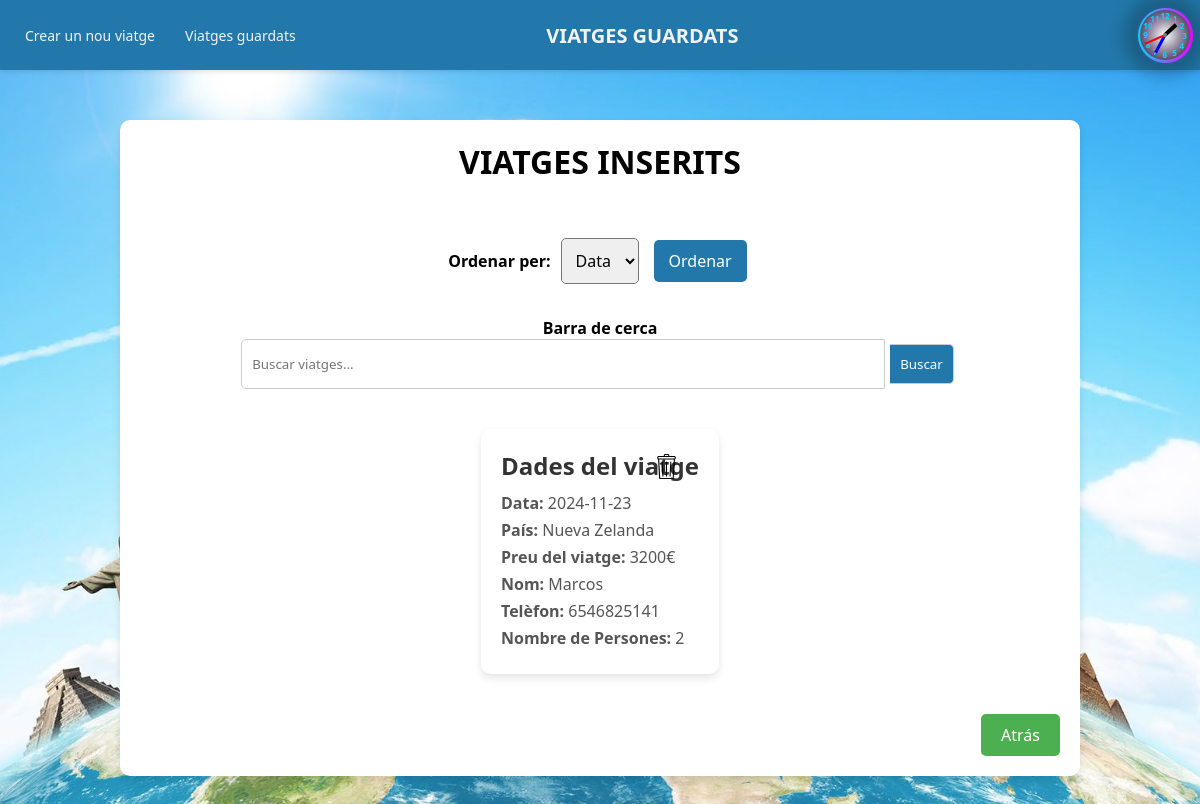
The page /index.php?pagina=ViatgesGuardats on the database its author committed.
### tables this page shows
CREATE TABLE `informacio_viatge` (
  `Data` date NOT NULL,
  `continent` varchar(50) NOT NULL,
  `pais` varchar(50) NOT NULL,
  `preu_persona` int(11) NOT NULL,
  `preu_viatge` int(11) NOT NULL,
  `Nom` varchar(30) NOT NULL,
  `Telefon` varchar(13) NOT NULL,
  `Persones` varchar(50) NOT NULL,
  `Descompte` tinyint(1) NOT NULL,
  `Id` int(11) NOT NULL
);

CREATE TABLE `paises` (
  `id_pais` int(11) NOT NULL,
  `nombre_pais` varchar(100) NOT NULL,
  `id_continente` int(11) DEFAULT NULL,
  `precio_por_persona` decimal(10,2) NOT NULL,
  `foto` varchar(255) NOT NULL
);

### Model/Model.php (called while the page is built, shortened)
<?php
    require_once __DIR__ . '/../conexion.php';
    function viatges($ordenar,$search) {
        global $conn;
        $query = "SELECT * FROM informacio_viatge";
        if ($ordenar == 'fecha') {
            $query .= " ORDER BY Data";
        } elseif ($ordenar == 'pais') {
            $query .= " ORDER BY pais";
        }
        $statement = $conn->prepare($query);
        $statement->execute();
        $resultado = $statement->fetchAll();
        $viatges = [];
        foreach ($resultado as $row) {
            $viatges[] = [
                'data' => $row['Data'],
                'continent' => $row['continent'],
                'pais' => $row['pais'],
                'preu_persona' => $row['preu_persona'],
                'preu_viatge' => $row['preu_viatge'],
                'nom' => $row['Nom'],
                'telef' => $row['Telefon'],
                'persones' => $row['Persones'],
                'descompte' => $row['Descompte'],
                'Id' => $row['Id']
            ];
        }
        return $viatges;
    }
    function obtenerNombrePaisPorId($pais_id) {
        global $conn;
        $query = "SELECT nombre_pais FROM paises WHERE id_pais = :pais_id";
        $statement = $conn->prepare($query);
        $statement->execute([':pais_id'=> $pais_id]);
        $resultado = $statement->fetch(PDO::FETCH_ASSOC);
        if ($resultado) {
            return $resultado['nombre_pais'];
        } else {
            return null;
        }
    }
    function obtenerRutaImagenPorId($nombre_pais) {
        global $conn;
        $query = "SELECT foto FROM paises WHERE nombre_pais = :nombre_pais";
        $statement = $conn->prepare($query);
        $statement->execute([':nombre_pais' => $nombre_pais]);
        $resultado = $statement->fetch(PDO::FETCH_ASSOC);
        if ($resultado) {
            return $resultado['foto'];
        } else {
            return null;
        }
    }
?>

### Controlador/viatgesInserits.php (the view, shortened to what this page needs)
<?php
require_once 'Model/Model.php';
function mostrarViajes()
{
    $htmlViatges = '<div class="contenedor-viajes">';
    $ordenar = isset($_GET['ordenar']) ? $_GET['ordenar'] : 'fecha';
    $search = isset($_GET['search']) ? $_GET['search'] : '';
    $viajes = viatges($ordenar, $search);
    foreach ($viajes as $viaje) {
        $fecha = htmlspecialchars($viaje['data']);
        $pais = htmlspecialchars($viaje['pais']);
        $nombrePais = obtenerNombrePaisPorId($pais);
        $precio = htmlspecialchars($viaje['preu_viatge']);
        $nombre = htmlspecialchars($viaje['nom']);
        $telefono = htmlspecialchars($viaje['telef']);
        $numPersonas = htmlspecialchars($viaje['persones']);
        $Id = htmlspecialchars($viaje['Id']);
        $rutaImagen = obtenerRutaImagenPorId($pais);
        $htmlViatges .= '<div class="carta-viaje">';
        $htmlViatges .= '<form action="index.php" method="POST" style="display: inline;" class="form-eliminar">';
        $htmlViatges .= '<input type="hidden" name="pagina" value="Eliminar">';
        $htmlViatges .= '<input type="hidden" name="id_viatge" value="' . $Id . '">';
        $htmlViatges .= '<button type="button" class="boton-eliminar" data-id="' . $Id . '">';
        $htmlViatges .= '<img src="./Vista/imagenes/assets/trash.svg" alt="Eliminar" class="icono-eliminar">';
        $htmlViatges .= '</button>';
        $htmlViatges .= '</form>';
        $htmlViatges .= '<h2>Dades del viatge</h2>';
        $htmlViatges .= '<p><strong>Data:</strong> ' . $fecha . '</p>';
        if ($nombrePais) {
            $htmlViatges .= '<p><strong>País:</strong> ' . $nombrePais . '</p>';
        } else {
            $htmlViatges .= '<p><strong>País:</strong> ' . $pais . '</p>';
        }
        $htmlViatges .= '<p><strong>Preu del viatge:</strong> ' . $precio . '€</p>';
        $htmlViatges .= '<p><strong>Nom:</strong> ' . $nombre . '</p>';
        $htmlViatges .= '<p><strong>Telèfon:</strong> ' . $telefono . '</p>';
        $htmlViatges .= '<p><strong>Nombre de Persones:</strong> ' . $numPersonas . '</p>';
        $htmlViatges .= '</div>';
    }
    $htmlViatges .= '</div>';
    return $htmlViatges;
}

### index.php (shortened to what this page needs)
<?php
if ($_SERVER['REQUEST_METHOD'] === 'GET') {
    $opcion = isset($_GET['pagina']) ? $_GET['pagina'] : 'NouViatge';
     switch ($opcion) {
        case 'ViatgesGuardats':
            require_once 'Controlador/viatgesInserits.php';
            include 'Vista/viatgesInserits.php';
            break;
    }
}

### Vista/header.php (shortened to what this page needs)
<!DOCTYPE html>
<html lang="cat">
<head>
    <link rel="stylesheet" href="Vista/Estilos/header.css">
</head>
<body>
    <nav class="navbar">
        <div class="navbar-left">
                <a href="index.php?pagina=NouViatge">Crear un nou viatge</a>
                <a href="index.php?pagina=ViatgesGuardats">Viatges guardats</a>
        </div>
        <div class="navbar-center">
            <span class="fixed-title"><?php
            $page = isset($_GET['pagina']) ? $_GET['pagina'] : 'NouViatge';
            switch($page){
                case "ViatgesGuardats":
                    echo "VIATGES GUARDATS";
                    break;
            } ?></span>
        </div>
        <div class="reloj">
        <div class="numero" style="--n:1"><b>1</b></div>
        <div class="numero" style="--n:2"><b>2</b></div>
        <div class="numero" style="--n:3"><b>3</b></div>
        <div class="numero" style="--n:4"><b>4</b></div>
        <div class="numero" style="--n:5"><b>5</b></div>
        <div class="numero" style="--n:6"><b>6</b></div>
        <div class="numero" style="--n:7"><b>7</b></div>
        <div class="numero" style="--n:8"><b>8</b></div>
        <div class="numero" style="--n:9"><b>9</b></div>
        <div class="numero" style="--n:10"><b>10</b></div>
        <div class="numero" style="--n:11"><b>11</b></div>
        <div class="numero" style="--n:12"><b>12</b></div>
        <div class="horas" id="horas"></div>
        <div class="min" id="min"></div>
        <div class="seg" id="seg"></div>
        <div class="centro"></div>
    </div>
    </nav>
</body>
</html>

### Vista/viatgesInserits.php (shortened to what this page needs)
<?php
include 'header.php';
?>
<!DOCTYPE html>
<html lang="cat">
<head>
    <link rel="stylesheet" href="Vista/Estilos/viatgesInserits.css">
</head>
<body>
    <div class="contenedor-central">
        <h1>VIATGES INSERITS</h1><br>
        <form method="GET" action="index.php" class="formulario-ordenacion">
            <label for="ordenar">Ordenar per:</label>
            <select name="ordenar" id="ordenar">
                <option value="fecha">Data</option>
            </select>
            <button type="submit">Ordenar</button>
        </form>
        <h4>Barra de cerca</h4>
        <form class="search-form" action="" method="GET">
            <input type="text" name="search" class="search-input" placeholder="Buscar viatges..." value="<?= isset($_GET['search']) ? $_GET['search'] : ''; ?>">
            <button type="submit" class="search-button">Buscar</button>
        </form>
        <form class="contenedor-imagenes" method="POST" action="index.php?pagina=Eliminar">
            <?= mostrarViajes() ?>
            <button class="boton-atras" onclick="window.location.href='index.php?pagina=Formulari'">Atrás</button>
        </form>
    </div>
</body>
</html>

### Vista/Estilos/header.css (style rules this page uses)
.navbar { display: flex; justify-content: space-between; align-items: center; background-color: #2278aa; padding: 10px; width: 100%; position: fixed; top: 0; left: 0; z-index: 1000; box-shadow: 0 2px 4px rgba(0, 0, 0, 0.1); }
.navbar a { color: #f2f2f2; padding: 10px 15px; text-decoration: none; font-size: 14px; }
.navbar-left, .navbar-center { display: flex; align-items: center; }
.navbar-center { flex-grow: 1; justify-content: center; text-align: center; }
.fixed-title { margin-right: 20%; font-size: 20px; font-weight: bold; color: #f2f2f2; position: relative; }
.reloj { width: 50px; height: 50px; position: relative; background-color: lightgray; border-radius: 50%; display: flex; justify-content: center; align-items: center; background: radial-gradient(circle,#ffffff,#000d1a); }
.reloj::before { content: ""; width: 55px; height: 55px; position: absolute; border-radius: 50%; background: linear-gradient(to right,#00d9ff,#ee00ff); box-shadow: 0 0 15px 15px rgba(0, 0 ,0 , 0.2); z-index: -1; }
.numero { transform: rotate(calc(30deg *var(--n))); position: absolute; text-align: center; inset: 0px; font-size: 8px; color: #00d9ff; text-shadow: 0 0 12px #ee00ff; }
.numero b { transform: rotate(calc(-30deg * var(--n))); display: inline-block; }
.centro { position: absolute; width: 4px; height: 4px; background-color: gray; border-radius: 50%; }
.horas, .min, .seg { --rotate: 0; position: absolute; left: 50%; bottom: 50%; transform: translate(-50%) rotate(calc(var(--rotate) * 1deg)); transform-origin: bottom; }
.horas { width: 4px; height: 15px; background-color: black; }
.min { width: 3px; height: 20px; background-color: blue; }
.seg { width: 2px; height: 22px; background-color: red; }

### Vista/Estilos/viatgesInserits.css (style rules this page uses)
body { font-family: Arial, sans-serif; margin: 0; padding-top: 60px; background-image: url(../../Vista/imagenes/fotosEjemplos/background.jpg); background-size: cover; background-position: center; background-attachment: fixed; }
* { box-sizing: border-box; margin: 0; padding: 0; font-family: 'Segoe UI', Tahoma, Geneva, Verdana, sans-serif; }
.contenedor-central { width: 80%; max-width: 1000px; margin: 5% auto; background-color: white; padding: 20px; box-shadow: 0px 4px 8px rgba(0, 0, 0, 0.1); border-radius: 10px; }
.contenedor-central h1 { text-align: center; }
.contenedor-central h4 { text-align: center; color: #000; }
.formulario-ordenacion { display: flex; justify-content: center; align-items: center; margin: 20px 0; padding: 10px; border-radius: 10px; }
.formulario-ordenacion label { margin-right: 10px; font-weight: bold; }
.formulario-ordenacion select { padding: 10px; border-radius: 5px; font-size: 16px; margin-right: 10px; transition: border-color 0.3s; }
.formulario-ordenacion button { padding: 10px 15px; background-color: #2278aa; color: white; border: none; border-radius: 5px; cursor: pointer; font-size: 16px; transition: background-color 0.3s; }
.search-form { display: flex; justify-content: center; margin-bottom: 20px; }
.search-input { width: 70%; padding: 10px; border: 1px solid #ccc; border-radius: 5px 0 0 5px; outline: none; }
.search-button { padding: 10px; border: 1px solid #ccc; border-left: none; background-color: #2278aa; color: white; border-radius: 0 5px 5px 0; cursor: pointer; }
.contenedor-imagenes { display: flex; justify-content: center; flex-wrap: wrap; }
.contenedor-viajes { display: flex; flex-wrap: wrap; gap: 20px; padding: 20px; justify-content: center; }
.carta-viaje { background-color: #ffffff; border-radius: 10px; box-shadow: 0 4px 8px rgba(0, 0, 0, 0.1); position: relative; padding: 20px; transition: transform 0.2s; }
.carta-viaje h2 { font-size: 24px; margin-bottom: 10px; color: #333; }
.carta-viaje p { font-size: 16px; margin: 5px 0; color: #555; }
.boton-eliminar { position: absolute; top: 10px; right: 20px; cursor: pointer; background: none; border: none; }
.icono-eliminar { width: 25px; height: 25px; }
.boton-atras { background-color: #4CAF50; color: white; padding: 10px 20px; text-align: center; text-decoration: none; display: block; font-size: 16px; margin: 20px 0 0 auto; cursor: pointer; border: none; border-radius: 5px; transition: background-color 0.3s; width: fit-content; }
button { margin: 5px; padding: 10px 15px; background-color: #2278aa; color: white; border: none; border-radius: 5px; cursor: pointer; }

### rows shown on the page
informacio_viatge: Data "2024-11-23", pais.nombre_pais "Nueva Zelanda", preu_viatge "3200", Nom "Marcos", Telefon "6546825141", Persones "2"
